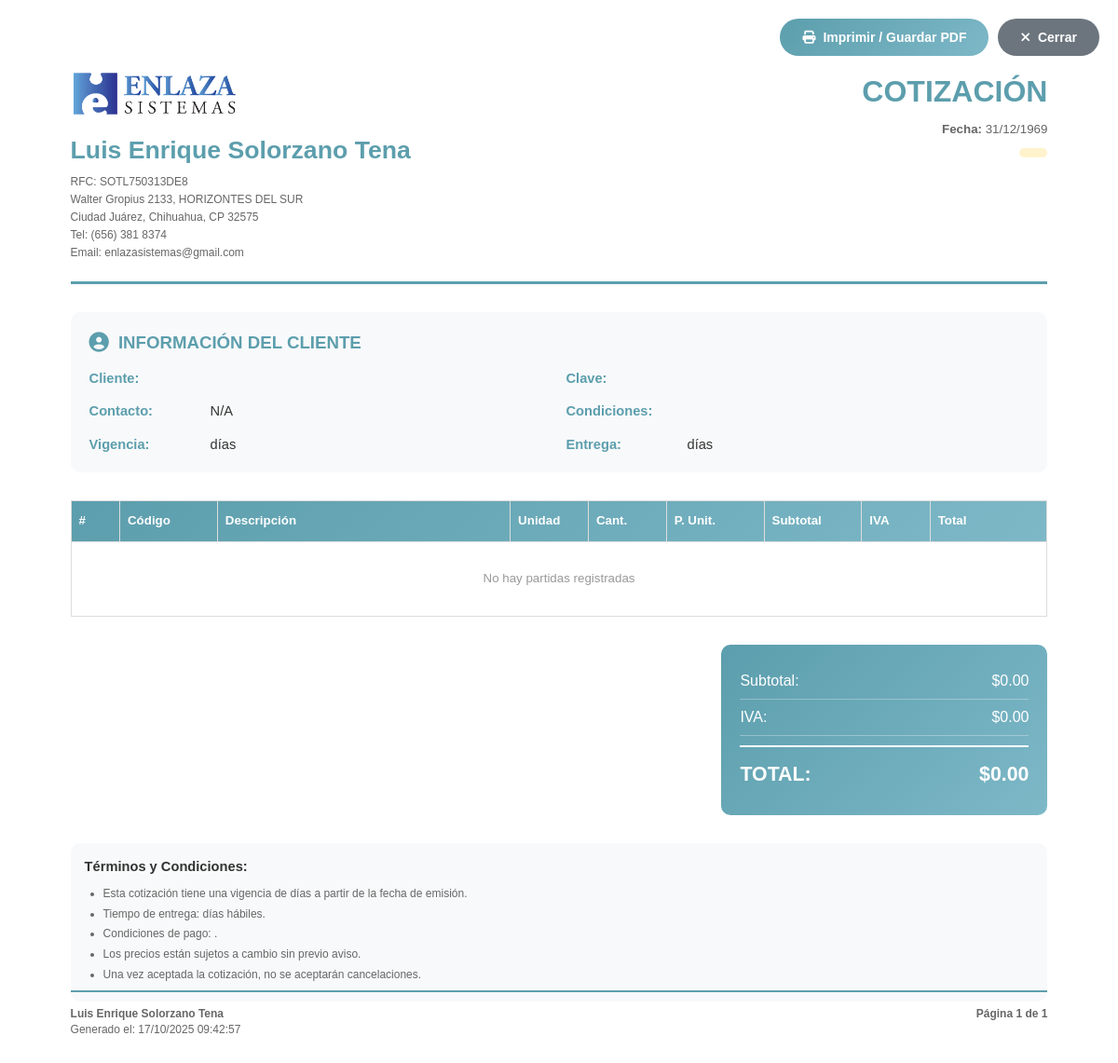
Screenshot of /inventarios/imprimir with the database file from the repository.
### tables this page shows
CREATE TABLE `configuracion_empresa` (
  `id` int(11) NOT NULL AUTO_INCREMENT,
  `nombre_empresa` varchar(255) NOT NULL,
  `rfc` varchar(20) NOT NULL,
  `direccion` varchar(255) NOT NULL,
  `colonia` varchar(100) DEFAULT NULL,
  `ciudad` varchar(100) NOT NULL,
  `estado` varchar(100) NOT NULL,
  `codigo_postal` varchar(10) NOT NULL,
  `telefono` varchar(20) DEFAULT NULL,
  `email` varchar(100) DEFAULT NULL,
  `sitio_web` varchar(150) DEFAULT NULL,
  `logo_path` varchar(255) DEFAULT 'public/images/logoenlaza.jpg',
  `fecha_actualizacion` timestamp NOT NULL DEFAULT CURRENT_TIMESTAMP ON UPDATE CURRENT_TIMESTAMP,
  PRIMARY KEY (`id`)
);

### controllers/InventariosController.php (called while the page is built, shortened)
<?php
class InventariosController extends Controller {
    private $inventarioModel;
    public function __construct() {
        $this->inventarioModel = $this->loadModel('Inventario');
    }
    public function imprimir() {
        $inventarios = $this->inventarioModel->getAll();
        $datos = [
            'titulo' => 'Listado de Inventarios - Impresión',
            'inventarios' => $inventarios
        ];
        $this->loadView('inventarios/imprimir', $datos);
    }
}
?>

### bootstrap.php (called while the page is built, shortened)
<?php
$url = isset($_GET['url']) ? $_GET['url'] : '';
$url = rtrim($url, '/');
$url = filter_var($url, FILTER_SANITIZE_URL);
$url = explode('/', $url);
$controllerName = !empty($url[0]) ? ucfirst($url[0]) . 'Controller' : DEFAULT_CONTROLLER;
$controllerFile = CONTROLLERS_PATH . $controllerName . '.php';
if (file_exists($controllerFile)) {
    $controller = new $controllerName();
} else {
    die("Error 404: Controlador '{$controllerName}' no encontrado");
}
$method = !empty($url[1]) ? $url[1] : DEFAULT_METHOD;
$params = $url ? array_slice($url, 2) : [];
call_user_func_array([$controller, $method], $params);
?>

### config/database.php (called while the page is built, shortened)
<?php
class Database {
    private $host = "localhost";
    private $port = "3309";
    private $database = "sistema_mvc";
    private $username = "root";
    private $password = "Shapes0926";
    private $charset = "utf8mb4";
    private $conexion;
    private function conectar() {
        try {
            $dsn = "mysql:host={$this->host};port={$this->port};dbname={$this->database};charset={$this->charset}";
            $opciones = [
                PDO::ATTR_ERRMODE            => PDO::ERRMODE_EXCEPTION,
                PDO::ATTR_DEFAULT_FETCH_MODE => PDO::FETCH_ASSOC,
                PDO::ATTR_EMULATE_PREPARES   => false,
            ];
            $this->conexion = new PDO($dsn, $this->username, $this->password, $opciones);
        } catch (PDOException $e) {
            die("Error de conexión: " . $e->getMessage());
        }
    }
    public function getConexion() {
        return $this->conexion;
    }
}
?>

### core/Model.php (called while the page is built, shortened)
<?php
class Model {
    public function __construct() {
        $database = new Database();
        $this->db = $database->getConexion();
    }
}
?>

### models/ConfiguracionEmpresa.php (called while the page is built, shortened)
<?php
class ConfiguracionEmpresa extends Model {
    public function __construct() {
        $this->tabla = 'configuracion_empresa';
    }
    public function getConfiguracion() {
        try {
            $sql = "SELECT * FROM {$this->tabla} WHERE id = 1 LIMIT 1";
            $stmt = $this->db->prepare($sql);
            $stmt->execute();
            $config = $stmt->fetch();
            return $config;
        } catch (PDOException $e) {
            error_log("Error en getConfiguracion(): " . $e->getMessage());
            return false;
        }
    }
}
?>

### views/inventarios/imprimir.php (the view, shortened to what this page needs)
<?php
try {
    $configuracionModel = new ConfiguracionEmpresa();
    $empresa = $configuracionModel->getConfiguracion();
} catch (Exception $e) {
    error_log("Error al cargar configuración de empresa: " . $e->getMessage());
    $empresa = false;
}
?>
<!DOCTYPE html>
<html lang="es">
<head>
    <link rel="stylesheet" href="https://cdnjs.cloudflare.com/ajax/libs/font-awesome/6.4.0/css/all.min.css">
</head>
<body>
    <div class="action-buttons">
        <button onclick="window.print()" class="btn btn-print">
            <i class="fas fa-print"></i> Imprimir / Guardar PDF
        </button>
        <button onclick="window.close()" class="btn btn-close">
            <i class="fas fa-times"></i> Cerrar
        </button>
    </div>
    <div class="document-header">
        <div class="company-info">
            <img src="<?php echo BASE_URL . $empresa['logo_path']; ?>"
                 alt="Logo Empresa"
                 class="company-logo"
                 onerror="this.style.display='none'">
            <div class="company-name"><?php echo htmlspecialchars($empresa['nombre_empresa']); ?></div>
            <div class="company-details">
                RFC: <?php echo htmlspecialchars($empresa['rfc']); ?><br>
                <?php echo htmlspecialchars($empresa['direccion']); ?><?php echo !empty($empresa['colonia']) ? ', ' . htmlspecialchars($empresa['colonia']) : ''; ?><br>
                <?php echo htmlspecialchars($empresa['ciudad']); ?>, <?php echo htmlspecialchars($empresa['estado']); ?>, CP <?php echo htmlspecialchars($empresa['codigo_postal']); ?><br>
                <?php if (!empty($empresa['telefono'])): ?>
                    Tel: <?php echo htmlspecialchars($empresa['telefono']); ?><br>
                <?php endif; ?>
                <?php if (!empty($empresa['email'])): ?>
                    Email: <?php echo htmlspecialchars($empresa['email']); ?>
                <?php endif; ?>
            </div>
        </div>
        <div class="quotation-info">
            <div class="quotation-title">COTIZACIÓN</div>
            <div class="quotation-date">
                <strong>Fecha:</strong> <?php echo date('d/m/Y', strtotime($cotizacion['fecha'])); ?>
            </div>
            <div>
                <?php
                $statusClass = [
                    'Pendiente' => 'status-pendiente',
                    'Aprobada' => 'status-aprobada',
                    'Rechazada' => 'status-rechazada',
                    'Vencida' => 'status-vencida'
                ];
                $class = $statusClass[$cotizacion['status']] ?? 'status-pendiente';
                ?>
                <span class="status-badge <?php echo $class; ?>">
                </span>
            </div>
        </div>
    </div>
    <div class="client-section">
        <div class="section-title">
            <i class="fas fa-user-circle"></i>
            INFORMACIÓN DEL CLIENTE
        </div>
        <div class="info-grid">
            <div class="info-item">
                <span class="info-label">Cliente:</span>
            </div>
            <div class="info-item">
                <span class="info-label">Clave:</span>
            </div>
            <div class="info-item">
                <span class="info-label">Contacto:</span>
                <span class="info-value"><?php echo htmlspecialchars($cotizacion['contacto'] ?: 'N/A'); ?></span>
            </div>
            <div class="info-item">
                <span class="info-label">Condiciones:</span>
            </div>
            <div class="info-item">
                <span class="info-label">Vigencia:</span>
                <span class="info-value"><?php echo $cotizacion['dias_vigencia']; ?> días</span>
            </div>
            <div class="info-item">
                <span class="info-label">Entrega:</span>
                <span class="info-value"><?php echo $cotizacion['dias_entrega']; ?> días</span>
            </div>
        </div>
    </div>
    <table class="partidas-table">
        <thead>
            <tr>
                <th style="width: 5%;">#</th>
                <th style="width: 10%;">Código</th>
                <th style="width: 30%;">Descripción</th>
                <th style="width: 8%;">Unidad</th>
                <th style="width: 8%;" class="text-right">Cant.</th>
                <th style="width: 10%;" class="text-right">P. Unit.</th>
                <th style="width: 10%;" class="text-right">Subtotal</th>
                <th style="width: 7%;" class="text-center">IVA</th>
                <th style="width: 12%;" class="text-right">Total</th>
            </tr>
        </thead>
        <tbody>
            <?php if (empty($cotizacion['partidas'])): ?>
                <tr>
                    <td colspan="9" class="text-center" style="padding: 30px; color: #999;">
                        No hay partidas registradas
                    </td>
                </tr>
            <?php endif; ?>
        </tbody>
    </table>
    <div class="totals-section">
        <div class="totals-box">
            <div class="total-line">
                <span>Subtotal:</span>
                <span>$<?php echo number_format($cotizacion['subtotal'], 2); ?></span>
            </div>
            <div class="total-line">
                <span>IVA:</span>
                <span>$<?php echo number_format($cotizacion['iva'], 2); ?></span>
            </div>
            <div class="total-line final">
                <span>TOTAL:</span>
                <span>$<?php echo number_format($cotizacion['total'], 2); ?></span>
            </div>
        </div>
    </div>
    <div class="terms-section">
        <h4>Términos y Condiciones:</h4>
        <ul>
            <li>Esta cotización tiene una vigencia de <?php echo $cotizacion['dias_vigencia']; ?> días a partir de la fecha de emisión.</li>
            <li>Tiempo de entrega: <?php echo $cotizacion['dias_entrega']; ?> días hábiles.</li>
            <li>Condiciones de pago: <?php echo $cotizacion['condiciones']; ?>.</li>
            <li>Los precios están sujetos a cambio sin previo aviso.</li>
            <li>Una vez aceptada la cotización, no se aceptarán cancelaciones.</li>
        </ul>
    </div>
    <div class="document-footer">
        <div>
            <strong><?php echo htmlspecialchars($empresa['nombre_empresa']); ?></strong><br>
            Generado el: <?php echo date('d/m/Y H:i:s'); ?>
        </div>
        <div style="text-align: right;">
            <strong>Página 1 de 1</strong>
        </div>
    </div>
</body>
</html>

### views/inventarios/imprimir.php (style rules this page uses)
* { margin: 0; padding: 0; box-sizing: border-box; }
body { font-family: 'Arial', sans-serif; font-size: 11pt; line-height: 1.4; color: #333; padding: 20mm; background: white; }
.document-header { display: flex; justify-content: space-between; align-items: flex-start; margin-bottom: 30px; padding-bottom: 20px; border-bottom: 3px solid #5c9ead; }
.company-info { flex: 1; }
.company-logo { width: 180px; height: auto; margin-bottom: 10px; }
.company-name { font-size: 20pt; font-weight: bold; color: #5c9ead; margin-bottom: 5px; }
.company-details { font-size: 9pt; color: #666; line-height: 1.6; }
.quotation-info { text-align: right; }
.quotation-title { font-size: 24pt; font-weight: bold; color: #5c9ead; margin-bottom: 10px; }
.quotation-date { font-size: 10pt; color: #666; }
.status-badge { display: inline-block; padding: 5px 15px; border-radius: 20px; font-weight: bold; font-size: 9pt; margin-top: 10px; }
.status-pendiente { background: #fff3cd; color: #856404; }
.client-section { background: #f8f9fa; padding: 20px; border-radius: 10px; margin-bottom: 30px; }
.section-title { font-size: 14pt; font-weight: bold; color: #5c9ead; margin-bottom: 15px; display: flex; align-items: center; gap: 10px; }
.section-title i { font-size: 16pt; }
.info-grid { display: grid; grid-template-columns: repeat(2, 1fr); gap: 15px; }
.info-item { display: flex; gap: 10px; }
.info-label { font-weight: bold; color: #5c9ead; min-width: 120px; }
.info-value { color: #333; }
.partidas-table { width: 100%; border-collapse: collapse; margin-bottom: 30px; }
.partidas-table thead { background: linear-gradient(135deg, #5c9ead, #7db8c7); color: white; }
.partidas-table th { padding: 12px 8px; text-align: left; font-weight: bold; font-size: 10pt; border: 1px solid #ddd; }
.partidas-table td { padding: 10px 8px; border: 1px solid #ddd; font-size: 10pt; }
.text-right { text-align: right; }
.text-center { text-align: center; }
.totals-section { display: flex; justify-content: flex-end; margin-bottom: 30px; }
.totals-box { width: 350px; background: linear-gradient(135deg, #5c9ead, #7db8c7); color: white; padding: 20px; border-radius: 10px; }
.total-line { display: flex; justify-content: space-between; padding: 8px 0; border-bottom: 1px solid rgba(255,255,255,0.3); font-size: 12pt; }
.total-line:last-child { border-bottom: none; }
.total-line.final { border-top: 2px solid white; margin-top: 10px; padding-top: 15px; font-size: 16pt; font-weight: bold; }
.terms-section { background: #f8f9fa; padding: 15px; border-radius: 10px; margin-bottom: 20px; font-size: 9pt; color: #666; }
.terms-section h4 { color: #333; margin-bottom: 10px; font-size: 11pt; }
.terms-section ul { margin-left: 20px; }
.terms-section li { margin-bottom: 5px; }
.document-footer { position: fixed; bottom: 15mm; left: 20mm; right: 20mm; padding-top: 15px; border-top: 2px solid #5c9ead; font-size: 9pt; color: #666; display: flex; justify-content: space-between; }
.action-buttons { position: fixed; top: 20px; right: 20px; z-index: 1000; display: flex; gap: 10px; }
.btn { padding: 12px 24px; border: none; border-radius: 25px; font-size: 14px; font-weight: 600; cursor: pointer; transition: all 0.3s; text-decoration: none; display: inline-flex; align-items: center; gap: 8px; }
.btn-print { background: linear-gradient(135deg, #5c9ead, #7db8c7); color: white; }
.btn-close { background: #6c757d; color: white; }

### rows the page displays
configuracion_empresa: logo_path (picture), nombre_empresa "Luis Enrique Solorzano Tena", rfc "SOTL750313DE8", direccion "Walter Gropius 2133", colonia "HORIZONTES DEL SUR", ciudad "Ciudad Juárez", estado "Chihuahua", codigo_postal "32575", telefono "(656) 381 8374", email "enlazasistemas@gmail.com"

### other values shown
date('d/m/Y', strtotime($cotizacion['fecha'])) "31/12/1969"
$cotizacion['contacto'] ?: 'N/A' "N/A"
$cotizacion['subtotal'] "0.00"
$cotizacion['iva'] "0.00"
$cotizacion['total'] "0.00"
